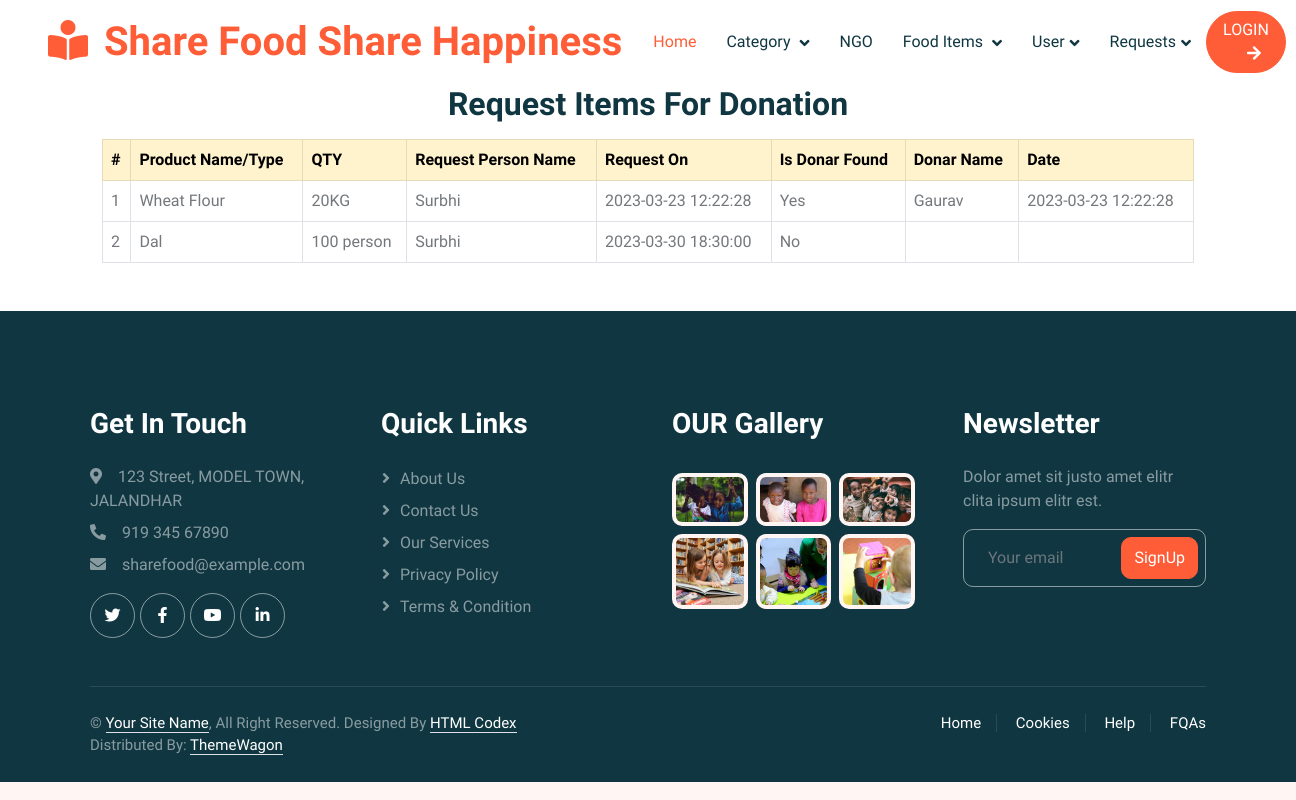
Screenshot of /newrequesterreq.php with the database file from the repository.
### tables this page shows
CREATE TABLE `donate_request` (
  `id` int(11) NOT NULL,
  `categoryId` int(11) NOT NULL,
  `foodId` int(11) NOT NULL,
  `qty` varchar(199) NOT NULL,
  `donarId` int(11) DEFAULT NULL,
  `donationDate` timestamp NULL DEFAULT NULL,
  `recieverId` int(11) DEFAULT NULL,
  `isDonateRequest` int(11) NOT NULL DEFAULT 0,
  `isRequest` int(11) NOT NULL DEFAULT 0,
  `requestDate` timestamp NULL DEFAULT NULL,
  `isPending` tinyint(4) NOT NULL DEFAULT 1,
  `createdAt` timestamp NOT NULL DEFAULT current_timestamp()
);

CREATE TABLE `food_items` (
  `id` int(11) NOT NULL,
  `category` int(11) NOT NULL,
  `item_name` varchar(50) NOT NULL,
  `image` varchar(50) NOT NULL,
  `description` varchar(200) NOT NULL,
  `created_at` timestamp NOT NULL DEFAULT current_timestamp() ON UPDATE current_timestamp()
);

CREATE TABLE `donar_receiver` (
  `id` int(11) NOT NULL,
  `name` varchar(100) NOT NULL,
  `email` varchar(255) NOT NULL,
  `password` varchar(255) NOT NULL,
  `gender` varchar(255) NOT NULL,
  `image` varchar(255) NOT NULL,
  `contact` int(11) NOT NULL,
  `address` varchar(255) NOT NULL,
  `status` int(11) NOT NULL,
  `isRegisterAsDonar` tinyint(1) NOT NULL DEFAULT 0,
  `isRegisterAsReceiver` tinyint(1) NOT NULL DEFAULT 0
);

### newrequesterreq.php (the view)
<?php include_once 'admin_header.php'; ?>
<div class="container">
   <h2 class="text-center">Request Items For Donation</h2>
    <div class="container-fluid mt-3">
    <table class="table table-bordered ">
                <thead class="table-warning">
                <tr>
                    <th>#</th>
                    <th>Product Name/Type</th>
                    <th>QTY</th>
                    <th>Request Person Name</th>
                    <th>Request On</th>
                    <th>Is Donar Found</th>
                    <th>Donar Name</th>
                    <th>Date</th>
                </tr>
                </thead>
                <?php
                $count = 1;
                include_once 'config.php';
                $q = 'SELECT donate_request.*,food_items.*,dd.*,dr.name as drname, dr.id
                FROM `donate_request`
                left join food_items on donate_request.foodId = food_items.id
                left join donar_receiver dd on donate_request.donarId = dd.id
                left join donar_receiver dr on  donate_request.recieverId = dr.id
                 where donate_request.isRequest=1';
                $res = mysqli_query($conn, $q);
                while ($data = mysqli_fetch_array($res)) { ?>
                    <tr>
                    <td><?php echo $count; ?></td>
                    <td><?php echo $data['item_name']; ?></td>
                    <td><?php echo $data['qty']; ?></td>
                    <td><?php echo $data['drname']; ?></td>
                    <td><?php if($data['recieverId']!=0) echo $data['requestDate']; ?></td>
                    <td><?php if($data['isPending']!=1) echo "Yes"; else echo "No"; ?></td>
                    <td><?php echo $data['name']; ?></td>
                    <td><?php if($data['donarId']!=0) echo $data['donationDate'];  ?></td>
                    </tr>
                <?php  $count++;}
                ?>
</table>
    </div>
</div>
<?php include_once 'footer.php'; ?>

### css/style.css (style rules this page uses)
:root { --primary: #FE5D37; --light: #FFF5F3; --dark: #103741; }
h1, h2, h3, h4, .h1, .h2, .h3, .h4, .display-1, .display-2, .display-3, .display-4, .display-5, .display-6 { font-family: 'Lobster Two', cursive; font-weight: 700; }

### rows the page displays
donate_request: food_items.item_name "Wheat Flour", qty "20KG", donar_receiver.name "Surbhi", requestDate "2023-03-23 12:22:28", isPending "Yes", donar_receiver.name "Gaurav", donationDate "2023-03-23 12:22:28"
donate_request: food_items.item_name "Dal", qty "100 person", donar_receiver.name "Surbhi", requestDate "2023-03-30 18:30:00", isPending "No"
